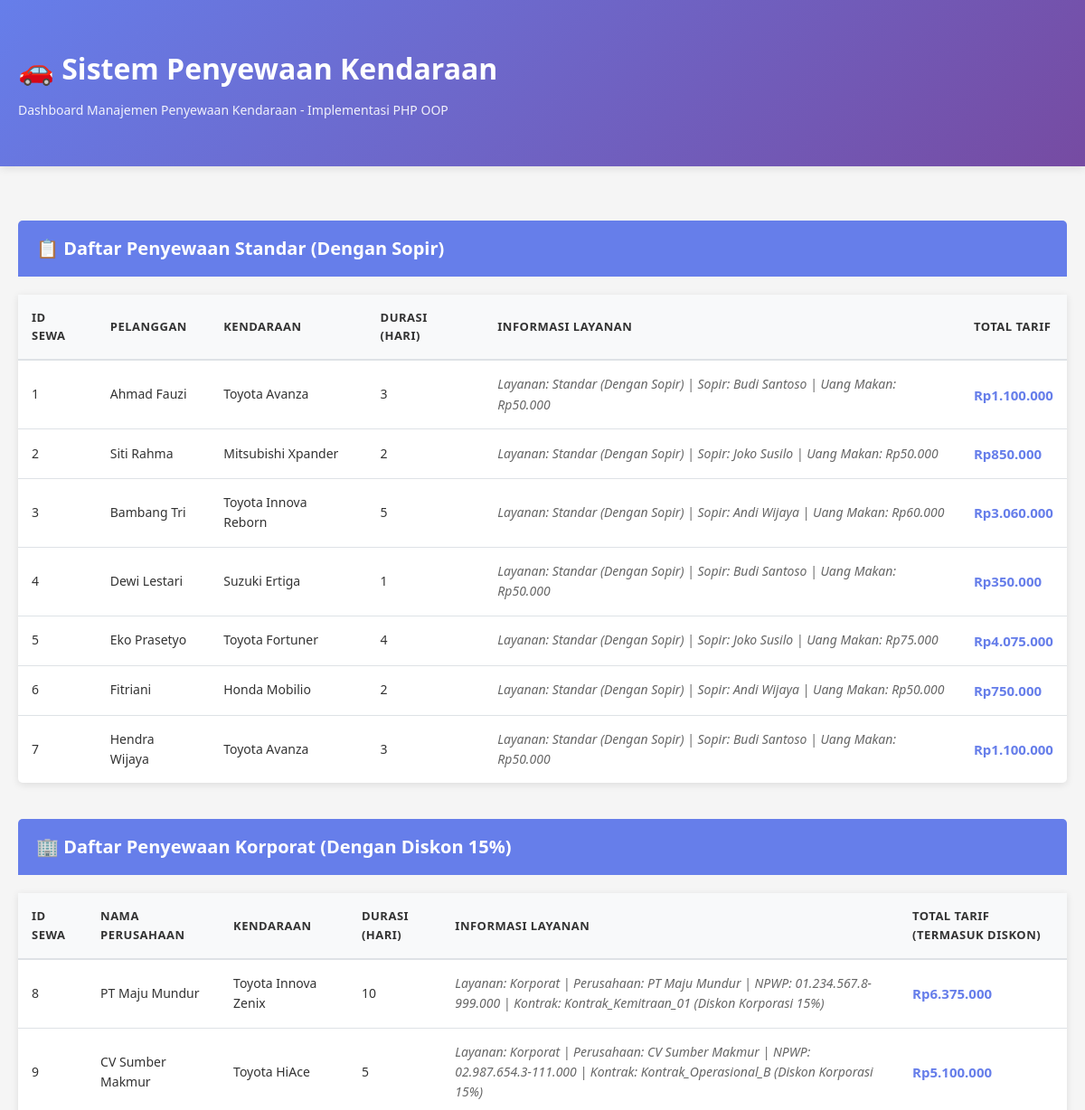
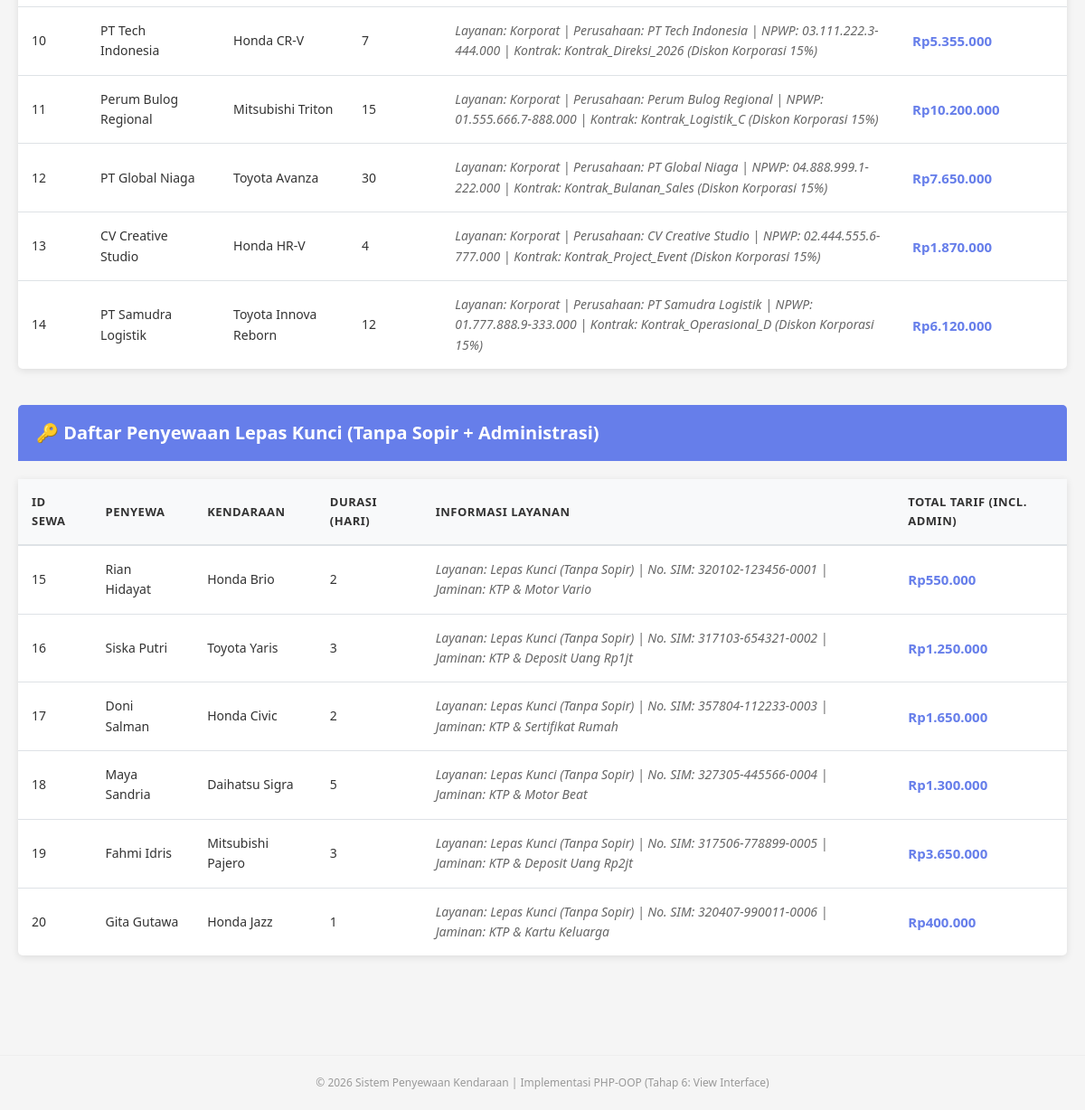
The page / on the database its author committed (2 pictures, top to bottom).
### tables this page shows
CREATE TABLE `tabel_penyewaan` (
  `id_sewa` int NOT NULL,
  `nama_pelanggan` varchar(100) NOT NULL,
  `merk_kendaraan` varchar(50) NOT NULL,
  `durasi_hari` int NOT NULL,
  `tarif_dasar_perhari` decimal(10,2) NOT NULL,
  `jenis_layanan` enum('Standar','Korporat','LepasKunci') NOT NULL,
  `nama_sopir` varchar(100) DEFAULT NULL,
  `biaya_makan_sopir` decimal(10,2) DEFAULT NULL,
  `npwp_perusahaan` varchar(20) DEFAULT NULL,
  `nama_kontrak` varchar(100) DEFAULT NULL,
  `jaminan_keamanan` varchar(100) DEFAULT NULL,
  `nomor_sim` varchar(30) DEFAULT NULL
);

### SewaStandar.php (called while the page is built, shortened)
<?php
require_once 'Penyewaan.php';
class SewaStandar extends Penyewaan {
    private $nama_sopir;
    private $biaya_makan_sopir;
    public function __construct($id_sewa, $nama_pelanggan, $merk_kendaraan, $durasi_hari,
                                $tarif_dasar_perhari, $nama_sopir, $biaya_makan_sopir) {
        $this->nama_sopir = $nama_sopir;
        $this->biaya_makan_sopir = $biaya_makan_sopir;
    }
    public static function getDaftarStandar($db) {
        try {
            $query = "SELECT * FROM tabel_penyewaan WHERE jenis_layanan = 'Standar'";
            $stmt = $db->prepare($query);
            $stmt->execute();
            return $stmt->fetchAll(PDO::FETCH_ASSOC);
        }
        catch (PDOException $e) {
            echo 'Error Query: ' . $e->getMessage();
            return [];
        }
    }
    public function hitungTotalTarif() {
        return ($this->tarif_dasar_perhari * $this->durasi_hari) + $this->biaya_makan_sopir;
    }
    public function tampilkanInfoLayanan() {
        $biaya_format = number_format($this->biaya_makan_sopir, 0, ',', '.');
        return "Layanan: Standar (Dengan Sopir) | Sopir: {$this->nama_sopir} | Uang Makan: Rp{$biaya_format}";
    }
}
?>

### Penyewaan.php (called while the page is built, shortened)
<?php
abstract class Penyewaan {
    public function __construct($id_sewa, $nama_pelanggan, $merk_kendaraan, $durasi_hari, $tarif_dasar_perhari) {
        $this->nama_pelanggan = $nama_pelanggan;
        $this->durasi_hari = $durasi_hari;
        $this->tarif_dasar_perhari = $tarif_dasar_perhari;
    }
}
?>

### SewaKorporat.php (called while the page is built, shortened)
<?php
require_once 'Penyewaan.php';
class SewaKorporat extends Penyewaan {
    private $npwp_perusahaan;
    private $nama_kontrak;
    public function __construct($id_sewa, $nama_pelanggan, $merk_kendaraan, $durasi_hari,
                                $tarif_dasar_perhari, $npwp_perusahaan, $nama_kontrak) {
        $this->npwp_perusahaan = $npwp_perusahaan;
        $this->nama_kontrak = $nama_kontrak;
    }
    public static function getDaftarKorporat($db) {
        try {
            $query = "SELECT * FROM tabel_penyewaan WHERE jenis_layanan = 'Korporat'";
            $stmt = $db->prepare($query);
            $stmt->execute();
            return $stmt->fetchAll(PDO::FETCH_ASSOC);
        }
        catch (PDOException $e) {
            echo 'Error Query: ' . $e->getMessage();
            return [];
        }
    }
    public function hitungTotalTarif() {
        return ($this->tarif_dasar_perhari * $this->durasi_hari) * 0.85;
    }
    public function tampilkanInfoLayanan() {
        return "Layanan: Korporat | Perusahaan: {$this->nama_pelanggan} | NPWP: {$this->npwp_perusahaan} | Kontrak: {$this->nama_kontrak} (Diskon Korporasi 15%)";
    }
}
?>

### SewaLepasKunci.php (called while the page is built, shortened)
<?php
require_once 'Penyewaan.php';
class SewaLepasKunci extends Penyewaan {
    private $jaminan_keamanan;
    private $nomor_sim;
    public function __construct($id_sewa, $nama_pelanggan, $merk_kendaraan, $durasi_hari,
                                $tarif_dasar_perhari, $jaminan_keamanan, $nomor_sim) {
        $this->jaminan_keamanan = $jaminan_keamanan;
        $this->nomor_sim = $nomor_sim;
    }
    public static function getDaftarLepasKunci($db) {
        try {
            $query = "SELECT * FROM tabel_penyewaan WHERE jenis_layanan = 'LepasKunci'";
            $stmt = $db->prepare($query);
            $stmt->execute();
            return $stmt->fetchAll(PDO::FETCH_ASSOC);
        }
        catch (PDOException $e) {
            echo 'Error Query: ' . $e->getMessage();
            return [];
        }
    }
    public function hitungTotalTarif() {
        return ($this->tarif_dasar_perhari * $this->durasi_hari) + 50000;
    }
    public function tampilkanInfoLayanan() {
        return "Layanan: Lepas Kunci (Tanpa Sopir) | No. SIM: {$this->nomor_sim} | Jaminan: {$this->jaminan_keamanan}";
    }
}
?>

### index.php (the view, shortened to what this page needs)
<?php
require_once 'Penyewaan.php';
require_once 'SewaStandar.php';
require_once 'SewaKorporat.php';
require_once 'SewaLepasKunci.php';
$database = new Database();
$db = $database->getConnection();
$dataStandar = SewaStandar::getDaftarStandar($db);
$dataKorporat = SewaKorporat::getDaftarKorporat($db);
$dataLepasKunci = SewaLepasKunci::getDaftarLepasKunci($db);
?>
<!DOCTYPE html>
<html lang="id">
<head>
</head>
<body>
    <header>
        <div class="container">
            <h1>🚗 Sistem Penyewaan Kendaraan</h1>
            <p>Dashboard Manajemen Penyewaan Kendaraan - Implementasi PHP OOP</p>
        </div>
    </header>
    <div class="container">
        <section>
            <h2>📋 Daftar Penyewaan Standar (Dengan Sopir)</h2>
            <div class="table-wrapper">
                <?php if (!empty($dataStandar)): ?>
                    <table>
                        <thead>
                            <tr>
                                <th>ID Sewa</th>
                                <th>Pelanggan</th>
                                <th>Kendaraan</th>
                                <th>Durasi (Hari)</th>
                                <th>Informasi Layanan</th>
                                <th>Total Tarif</th>
                            </tr>
                        </thead>
                        <tbody>
                            <?php foreach ($dataStandar as $row): ?>
                                <?php
                                $sewaStandar = new SewaStandar(
                                    $row['id_sewa'],
                                    $row['nama_pelanggan'],
                                    $row['merk_kendaraan'],
                                    $row['durasi_hari'],
                                    $row['tarif_dasar_perhari'],
                                    $row['nama_sopir'],
                                    $row['biaya_makan_sopir']
                                );
                                $totalTarif = $sewaStandar->hitungTotalTarif();
                                $infoLayanan = $sewaStandar->tampilkanInfoLayanan();
                                ?>
                                <tr>
                                    <td><?php echo htmlspecialchars($row['id_sewa']); ?></td>
                                    <td><?php echo htmlspecialchars($row['nama_pelanggan']); ?></td>
                                    <td><?php echo htmlspecialchars($row['merk_kendaraan']); ?></td>
                                    <td><?php echo htmlspecialchars($row['durasi_hari']); ?></td>
                                    <td class="info-cell"><?php echo htmlspecialchars($infoLayanan); ?></td>
                                    <td class="tarif-cell">Rp<?php echo number_format($totalTarif, 0, ',', '.'); ?></td>
                                </tr>
                            <?php endforeach; ?>
                        </tbody>
                    </table>
                <?php else: ?>
                    <div class="no-data">
                        ℹ️ Tidak ada data penyewaan standar saat ini.
                    </div>
                <?php endif; ?>
            </div>
        </section>
        <section>
            <h2>🏢 Daftar Penyewaan Korporat (Dengan Diskon 15%)</h2>
            <div class="table-wrapper">
                <?php if (!empty($dataKorporat)): ?>
                    <table>
                        <thead>
                            <tr>
                                <th>ID Sewa</th>
                                <th>Nama Perusahaan</th>
                                <th>Kendaraan</th>
                                <th>Durasi (Hari)</th>
                                <th>Informasi Layanan</th>
                                <th>Total Tarif (Termasuk Diskon)</th>
                            </tr>
                        </thead>
                        <tbody>
                            <?php foreach ($dataKorporat as $row): ?>
                                <?php
                                $sewaKorporat = new SewaKorporat(
                                    $row['id_sewa'],
                                    $row['nama_pelanggan'],
                                    $row['merk_kendaraan'],
                                    $row['durasi_hari'],
                                    $row['tarif_dasar_perhari'],
                                    $row['npwp_perusahaan'],
                                    $row['nama_kontrak']
                                );
                                $totalTarif = $sewaKorporat->hitungTotalTarif();
                                $infoLayanan = $sewaKorporat->tampilkanInfoLayanan();
                                ?>
                                <tr>
                                    <td><?php echo htmlspecialchars($row['id_sewa']); ?></td>
                                    <td><?php echo htmlspecialchars($row['nama_pelanggan']); ?></td>
                                    <td><?php echo htmlspecialchars($row['merk_kendaraan']); ?></td>
                                    <td><?php echo htmlspecialchars($row['durasi_hari']); ?></td>
                                    <td class="info-cell"><?php echo htmlspecialchars($infoLayanan); ?></td>
                                    <td class="tarif-cell">Rp<?php echo number_format($totalTarif, 0, ',', '.'); ?></td>
                                </tr>
                            <?php endforeach; ?>
                        </tbody>
                    </table>
                <?php else: ?>
                    <div class="no-data">
                        ℹ️ Tidak ada data penyewaan korporat saat ini.
                    </div>
                <?php endif; ?>
            </div>
        </section>
        <section>
            <h2>🔑 Daftar Penyewaan Lepas Kunci (Tanpa Sopir + Administrasi)</h2>
            <div class="table-wrapper">
                <?php if (!empty($dataLepasKunci)): ?>
                    <table>
                        <thead>
                            <tr>
                                <th>ID Sewa</th>
                                <th>Penyewa</th>
                                <th>Kendaraan</th>
                                <th>Durasi (Hari)</th>
                                <th>Informasi Layanan</th>
                                <th>Total Tarif (Incl. Admin)</th>
                            </tr>
                        </thead>
                        <tbody>
                            <?php foreach ($dataLepasKunci as $row): ?>
                                <?php
                                $id_sewa = (int)$row['id_sewa'];
                                $durasi_hari = (int)$row['durasi_hari'];
                                $tarif_dasar_perhari = (float)$row['tarif_dasar_perhari'];
                                $sewaLepasKunci = new SewaLepasKunci(
                                    $id_sewa,
                                    $row['nama_pelanggan'],
                                    $row['merk_kendaraan'],
                                    $durasi_hari,
                                    $tarif_dasar_perhari,
                                    $row['jaminan_keamanan'],
                                    $row['nomor_sim']
                                );
                                $totalTarif = $sewaLepasKunci->hitungTotalTarif();
                                $infoLayanan = $sewaLepasKunci->tampilkanInfoLayanan();
                                ?>
                                <tr>
                                    <td><?php echo htmlspecialchars($row['id_sewa']); ?></td>
                                    <td><?php echo htmlspecialchars($row['nama_pelanggan']); ?></td>
                                    <td><?php echo htmlspecialchars($row['merk_kendaraan']); ?></td>
                                    <td><?php echo htmlspecialchars($row['durasi_hari']); ?></td>
                                    <td class="info-cell"><?php echo htmlspecialchars($infoLayanan); ?></td>
                                    <td class="tarif-cell">Rp<?php echo number_format($totalTarif, 0, ',', '.'); ?></td>
                                </tr>
                            <?php endforeach; ?>
                        </tbody>
                    </table>
                <?php else: ?>
                    <div class="no-data">
                        ℹ️ Tidak ada data penyewaan lepas kunci saat ini.
                    </div>
                <?php endif; ?>
            </div>
        </section>
    </div>
    <footer>
        <p>&copy; 2026 Sistem Penyewaan Kendaraan | Implementasi PHP-OOP (Tahap 6: View Interface)</p>
    </footer>
</body>
</html>

### index.php (style rules this page uses)
* { margin: 0; padding: 0; box-sizing: border-box; }
body { font-family: 'Segoe UI', Tahoma, Geneva, Verdana, sans-serif; background-color: #f5f5f5; color: #333; line-height: 1.6; }
.container { max-width: 1200px; margin: 0 auto; padding: 20px; }
header { background: linear-gradient(135deg, #667eea 0%, #764ba2 100%); color: white; padding: 30px 0; margin-bottom: 40px; box-shadow: 0 2px 10px rgba(0, 0, 0, 0.1); }
header h1 { font-size: 32px; font-weight: bold; margin-bottom: 10px; }
header p { font-size: 14px; opacity: 0.9; }
section { margin-bottom: 40px; }
section h2 { background-color: #667eea; color: white; padding: 15px 20px; margin-bottom: 20px; border-radius: 5px 5px 0 0; font-size: 20px; }
.table-wrapper { background-color: white; border-radius: 0 0 5px 5px; overflow: hidden; box-shadow: 0 2px 8px rgba(0, 0, 0, 0.1); margin-bottom: 10px; }
table { width: 100%; border-collapse: collapse; }
table thead { background-color: #f8f9fa; border-bottom: 2px solid #dee2e6; }
table th { padding: 15px; text-align: left; font-weight: 600; color: #333; font-size: 13px; text-transform: uppercase; letter-spacing: 0.5px; }
table tbody tr { border-bottom: 1px solid #dee2e6; transition: background-color 0.3s ease; }
table tbody tr:last-child { border-bottom: none; }
table td { padding: 15px; font-size: 14px; }
.info-cell { color: #666; font-style: italic; }
.tarif-cell { font-weight: bold; color: #667eea; font-size: 15px; }
footer { text-align: center; margin-top: 50px; padding: 20px; color: #999; font-size: 12px; border-top: 1px solid #eee; }

### rows shown on the page
tabel_penyewaan: id_sewa "1", nama_pelanggan "Ahmad Fauzi", merk_kendaraan "Toyota Avanza", durasi_hari "3", infoLayanan "Layanan: Standar (Dengan Sopir) | Sopir: Budi Santoso | Uang Makan: Rp50.000", totalTarif "1.100.000"
tabel_penyewaan: id_sewa "2", nama_pelanggan "Siti Rahma", merk_kendaraan "Mitsubishi Xpander", durasi_hari "2", infoLayanan "Layanan: Standar (Dengan Sopir) | Sopir: Joko Susilo | Uang Makan: Rp50.000", totalTarif "850.000"
tabel_penyewaan: id_sewa "3", nama_pelanggan "Bambang Tri", merk_kendaraan "Toyota Innova Reborn", durasi_hari "5", infoLayanan "Layanan: Standar (Dengan Sopir) | Sopir: Andi Wijaya | Uang Makan: Rp60.000", totalTarif "3.060.000"
tabel_penyewaan: id_sewa "4", nama_pelanggan "Dewi Lestari", merk_kendaraan "Suzuki Ertiga", durasi_hari "1", infoLayanan "Layanan: Standar (Dengan Sopir) | Sopir: Budi Santoso | Uang Makan: Rp50.000", totalTarif "350.000"
tabel_penyewaan: id_sewa "5", nama_pelanggan "Eko Prasetyo", merk_kendaraan "Toyota Fortuner", durasi_hari "4", infoLayanan "Layanan: Standar (Dengan Sopir) | Sopir: Joko Susilo | Uang Makan: Rp75.000", totalTarif "4.075.000"
tabel_penyewaan: id_sewa "6", nama_pelanggan "Fitriani", merk_kendaraan "Honda Mobilio", durasi_hari "2", infoLayanan "Layanan: Standar (Dengan Sopir) | Sopir: Andi Wijaya | Uang Makan: Rp50.000", totalTarif "750.000"
tabel_penyewaan: id_sewa "7", nama_pelanggan "Hendra Wijaya", merk_kendaraan "Toyota Avanza", durasi_hari "3", infoLayanan "Layanan: Standar (Dengan Sopir) | Sopir: Budi Santoso | Uang Makan: Rp50.000", totalTarif "1.100.000"
tabel_penyewaan: id_sewa "8", nama_pelanggan "PT Maju Mundur", merk_kendaraan "Toyota Innova Zenix", durasi_hari "10", infoLayanan "Layanan: Korporat | Perusahaan: PT Maju Mundur | NPWP: 01.234.567.8-999.000 | Kontrak: Kontrak_Kemitraan_01 (Diskon Korporasi 15%)", totalTarif "6.375.000"
tabel_penyewaan: id_sewa "9", nama_pelanggan "CV Sumber Makmur", merk_kendaraan "Toyota HiAce", durasi_hari "5", infoLayanan "Layanan: Korporat | Perusahaan: CV Sumber Makmur | NPWP: 02.987.654.3-111.000 | Kontrak: Kontrak_Operasional_B (Diskon Korporasi 15%)", totalTarif "5.100.000"
tabel_penyewaan: id_sewa "10", nama_pelanggan "PT Tech Indonesia", merk_kendaraan "Honda CR-V", durasi_hari "7", infoLayanan "Layanan: Korporat | Perusahaan: PT Tech Indonesia | NPWP: 03.111.222.3-444.000 | Kontrak: Kontrak_Direksi_2026 (Diskon Korporasi 15%)", totalTarif "5.355.000"
tabel_penyewaan: id_sewa "11", nama_pelanggan "Perum Bulog Regional", merk_kendaraan "Mitsubishi Triton", durasi_hari "15", infoLayanan "Layanan: Korporat | Perusahaan: Perum Bulog Regional | NPWP: 01.555.666.7-888.000 | Kontrak: Kontrak_Logistik_C (Diskon Korporasi 15%)", totalTarif "10.200.000"
tabel_penyewaan: id_sewa "12", nama_pelanggan "PT Global Niaga", merk_kendaraan "Toyota Avanza", durasi_hari "30", infoLayanan "Layanan: Korporat | Perusahaan: PT Global Niaga | NPWP: 04.888.999.1-222.000 | Kontrak: Kontrak_Bulanan_Sales (Diskon Korporasi 15%)", totalTarif "7.650.000"
tabel_penyewaan: id_sewa "13", nama_pelanggan "CV Creative Studio", merk_kendaraan "Honda HR-V", durasi_hari "4", infoLayanan "Layanan: Korporat | Perusahaan: CV Creative Studio | NPWP: 02.444.555.6-777.000 | Kontrak: Kontrak_Project_Event (Diskon Korporasi 15%)", totalTarif "1.870.000"
tabel_penyewaan: id_sewa "14", nama_pelanggan "PT Samudra Logistik", merk_kendaraan "Toyota Innova Reborn", durasi_hari "12", infoLayanan "Layanan: Korporat | Perusahaan: PT Samudra Logistik | NPWP: 01.777.888.9-333.000 | Kontrak: Kontrak_Operasional_D (Diskon Korporasi 15%)", totalTarif "6.120.000"
tabel_penyewaan: id_sewa "15", nama_pelanggan "Rian Hidayat", merk_kendaraan "Honda Brio", durasi_hari "2", infoLayanan "Layanan: Lepas Kunci (Tanpa Sopir) | No. SIM: 320102-123456-0001 | Jaminan: KTP & Motor Vario", totalTarif "550.000"
tabel_penyewaan: id_sewa "16", nama_pelanggan "Siska Putri", merk_kendaraan "Toyota Yaris", durasi_hari "3", infoLayanan "Layanan: Lepas Kunci (Tanpa Sopir) | No. SIM: 317103-654321-0002 | Jaminan: KTP & Deposit Uang Rp1jt", totalTarif "1.250.000"
tabel_penyewaan: id_sewa "17", nama_pelanggan "Doni Salman", merk_kendaraan "Honda Civic", durasi_hari "2", infoLayanan "Layanan: Lepas Kunci (Tanpa Sopir) | No. SIM: 357804-112233-0003 | Jaminan: KTP & Sertifikat Rumah", totalTarif "1.650.000"
tabel_penyewaan: id_sewa "18", nama_pelanggan "Maya Sandria", merk_kendaraan "Daihatsu Sigra", durasi_hari "5", infoLayanan "Layanan: Lepas Kunci (Tanpa Sopir) | No. SIM: 327305-445566-0004 | Jaminan: KTP & Motor Beat", totalTarif "1.300.000"
tabel_penyewaan: id_sewa "19", nama_pelanggan "Fahmi Idris", merk_kendaraan "Mitsubishi Pajero", durasi_hari "3", infoLayanan "Layanan: Lepas Kunci (Tanpa Sopir) | No. SIM: 317506-778899-0005 | Jaminan: KTP & Deposit Uang Rp2jt", totalTarif "3.650.000"
tabel_penyewaan: id_sewa "20", nama_pelanggan "Gita Gutawa", merk_kendaraan "Honda Jazz", durasi_hari "1", infoLayanan "Layanan: Lepas Kunci (Tanpa Sopir) | No. SIM: 320407-990011-0006 | Jaminan: KTP & Kartu Keluarga", totalTarif "400.000"
